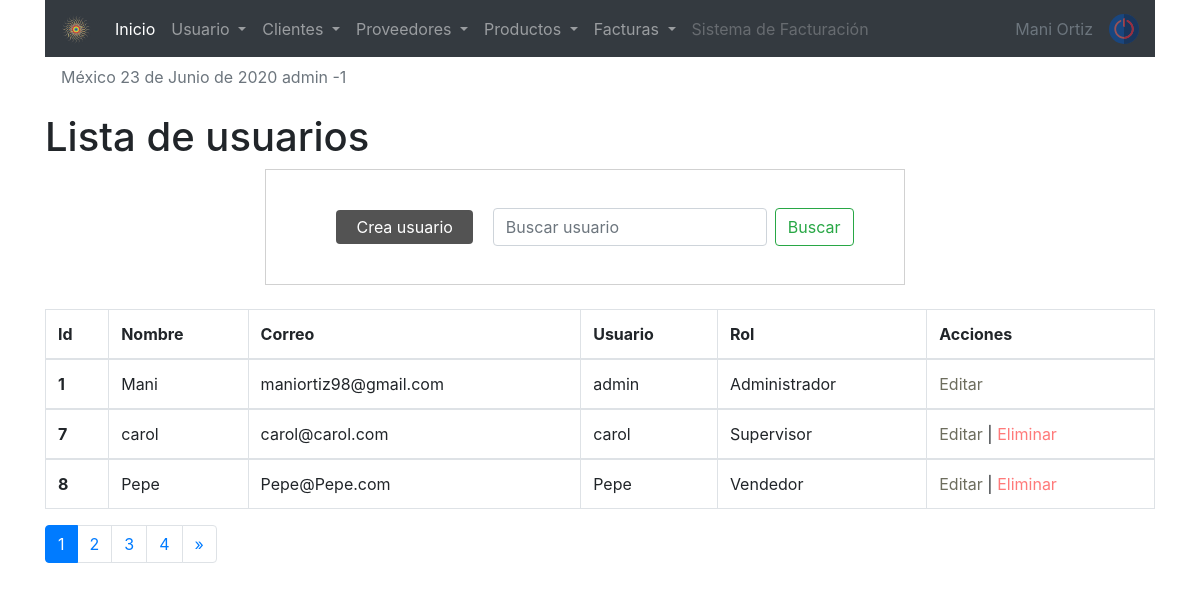
The page /sistema/lista_usuarios.php (signed in) on the database its author committed.
### tables this page shows
CREATE TABLE `usuario` (
  `idusuario` int(11) NOT NULL,
  `nombre` varchar(50) DEFAULT NULL,
  `correo` varchar(100) DEFAULT NULL,
  `usuario` varchar(15) DEFAULT NULL,
  `clave` varchar(100) DEFAULT NULL,
  `rol` int(11) DEFAULT NULL,
  `estatus` int(11) NOT NULL DEFAULT 1
);

CREATE TABLE `rol` (
  `idrol` int(11) NOT NULL,
  `rol` varchar(20) DEFAULT NULL
);

### sistema/includes/functions.php (called while the page is built, shortened)
<?php
	function fechaC(){
		$mes = array("","Enero",
					  "Febrero",
					  "Marzo",
					  "Abril",
					  "Mayo",
					  "Junio",
					  "Julio",
					  "Agosto",
					  "Septiembre",
					  "Octubre",
					  "Noviembre",
					  "Diciembre");
		return date('d')." de ". $mes[date('n')] . " de " . date('Y');
	}
 ?>

### sistema/lista_usuarios.php (the view, shortened to what this page needs)
<?php
   include "../conexion.php"
?>
<!doctype html>
<html lang="en">
<link rel="stylesheet" href="css/style1.css">
  <head>
    <?php include "includes/scripts.php" ?>
  </head>
  <body>
  <?php include "includes/header.php" ?>
    <div class="container">
        <h1>Lista de usuarios </h1>
     <div class="container row">
     <form class="form-inline my-2 my-lg-0" action="buscar_usuario.php" method="get">
     <a href="registro_usuario.php" class="btn_new">Crea usuario</a>
      <input class="form-control mr-sm-2" type="search" placeholder="Buscar usuario" aria-label="Search" name="busqueda" id="busqueda">
      <button class="btn btn-outline-success my-2 my-sm-0" type="submit" value="buscar">Buscar</button>
    </form>
    </div>
<br>
<div class="table-responsive">
            <table class="table table-bordered  table-responsive-xl">
            <thead>
                <tr>
                <th scope="col">Id</th>
                <th scope="col">Nombre</th>
                <th scope="col">Correo</th>
                <th scope="col">Usuario</th>
                <th scope="col">Rol</th>
                <th scope="col">Acciones</th>
                </tr>
            </thead>
            <?php
            $sql_registe = mysqli_query($conection, "SELECT COUNT(*) as total_registro FROM usuario WHERE estatus = 1 " );
            $result_register = mysqli_fetch_array($sql_registe);
			$total_registro = $result_register['total_registro'];
			$por_pagina = 3;
			if(empty($_GET['pagina']))
			{
				$pagina = 1;
			}else{
				$pagina = $_GET['pagina'];
			}
			$desde = ($pagina-1) * $por_pagina;
			$total_paginas = ceil($total_registro / $por_pagina);
            $query = mysqli_query($conection, "SELECT u.idusuario, u.nombre, u.correo, u.usuario, r.rol FROM usuario u INNER JOIN rol r ON u.rol = r.idrol WHERE estatus = 1 ORDER BY u.idusuario ASC LIMIT $desde,$por_pagina " );
            $result = mysqli_num_rows($query);
            if($result > 0 ){
                while ($data = mysqli_fetch_array($query)){
            ?>
            <tbody>
                <tr>
                <th scope="row"><?php echo $data['idusuario']; ?></th>
                <td><?php echo $data['nombre']; ?></td>
                <td><?php echo $data['correo']; ?></td>
                <td><?php echo $data['usuario']; ?></td>
                <td><?php echo $data['rol']; ?></td>
                <td>
                    <a href="editar_usuario.php?id=<?php echo $data['idusuario']; ?>" class="link_edit">Editar </a>
                    <?php if($data['idusuario'] != 1){ ?>
                    |
                    <a href="eliminar_confirmar_usuario.php?id=<?php echo $data['idusuario']; ?>" class="link_delete">Eliminar</a>
                <?php } ?>
                </td>
                </tr>
            </tbody>
            <?php
        }
            }
            ?>
            </table>
            <nav aria-label="Page navigation example">
                <ul class="pagination">
                    <?php
                    for($i=1; $i <= $total_paginas ; $i++){
                        if($i == $pagina){
                            echo '<li class="page-item active"><a class="page-link" href="?pagina='.$i.'">'.$i.'</a></li>';
                        }else{
                            echo '<li class="page-item"><a class="page-link" href="?pagina='.$i.'">'.$i.'</a></li>';
                        }
                    }
                    if ($pagina != $total_paginas){
                    ?>
                    <li class="page-item">
                    <a class="page-link" href="?pagina=<?php echo $pagina + 1; ?>" aria-label="Next">
                        <span aria-hidden="true">&raquo;</span>
                    </a>
                    </li>
                <?php } ?>
                </ul>
            </nav>
    </div>
    </div>
   </body>
</html>

### sistema/includes/scripts.php (shortened to what this page needs)
<link rel="stylesheet" href="https://stackpath.bootstrapcdn.com/bootstrap/4.5.0/css/bootstrap.min.css">
<?php  include "functions.php" ?>

### sistema/includes/header.php (shortened to what this page needs)
<div class="container">
  <nav class="navbar navbar-expand-lg navbar-dark bg-dark">
  <a class="navbar-brand" href="#"><img src="img/256.png" class="img-fluid" alt="Responsive image" width="30px"></a>
  <div class="collapse navbar-collapse" id="navbarSupportedContent">
    <ul class="navbar-nav mr-auto">
      <li class="nav-item active">
        <a class="nav-link" href="#">Inicio <span class="sr-only">(current)</span></a>
      </li>
      <?php
      if($_SESSION['rol'] == 1){
      ?>
      <li class="nav-item dropdown">
        <a class="nav-link dropdown-toggle" href="#" id="navbarDropdown" role="button" data-toggle="dropdown" aria-haspopup="true" aria-expanded="false">
          Usuario
        </a>
      </li>
    <?php } ?>
      <li class="nav-item dropdown">
        <a class="nav-link dropdown-toggle" href="#" id="navbarDropdown" role="button" data-toggle="dropdown" aria-haspopup="true" aria-expanded="false">
		Clientes
        </a>
	  </li>
	  <li class="nav-item dropdown">
        <a class="nav-link dropdown-toggle" href="#" id="navbarDropdown" role="button" data-toggle="dropdown" aria-haspopup="true" aria-expanded="false">
		Proveedores
        </a>
	  </li>
	  <li class="nav-item dropdown">
        <a class="nav-link dropdown-toggle" href="#" id="navbarDropdown" role="button" data-toggle="dropdown" aria-haspopup="true" aria-expanded="false">
		Productos
        </a>
	  </li>
	  <li class="nav-item dropdown">
        <a class="nav-link dropdown-toggle" href="#" id="navbarDropdown" role="button" data-toggle="dropdown" aria-haspopup="true" aria-expanded="false">
		Facturas
        </a>
      </li>
      <li class="nav-item">
        <a class="nav-link disabled" href="#">Sistema de Facturación </a>
      </li>
	</ul>
        <a class="nav-link disabled" href="#">Mani Ortiz </a>
	<a href="salir.php" href=""><img class="close" src="img/1.svg" alt="Salir del sistema" title="Salir" width="30px" ></a>
  </div>
</nav>
<p class="nav-link disabled">México <?php echo fechaC() ?>  <span><?php echo $_SESSION['user'].' -'.$_SESSION['rol'] ;  ?> </span></p>
</div>

### sistema/css/style1.css (style rules this page uses)
form { margin: auto; padding: 20px 50px; border: 1px solid #d1d1d1; }
.btn_new { background: rgb(83, 83, 83); color: rgb(255, 255, 255); display: inline-block; padding: 5px 20px; border-radius: 4px; margin: 20px; }
.link_edit { color: rgb(109, 109, 94); }
.link_delete { color: rgb(255, 122, 122); }

### rows shown on the page
usuario: idusuario "1", nombre "Mani", correo "maniortiz98@gmail.com", usuario "admin", rol.rol "Administrador"
usuario: idusuario "7", nombre "carol", correo "carol@carol.com", usuario "carol", rol.rol "Supervisor"
usuario: idusuario "8", nombre "Pepe", correo "Pepe@Pepe.com", usuario "Pepe", rol.rol "Vendedor"

### other values the page prints
fechaC() "23 de Junio de 2020"
$_SESSION['user'] "admin"
$_SESSION['rol'] "1"
